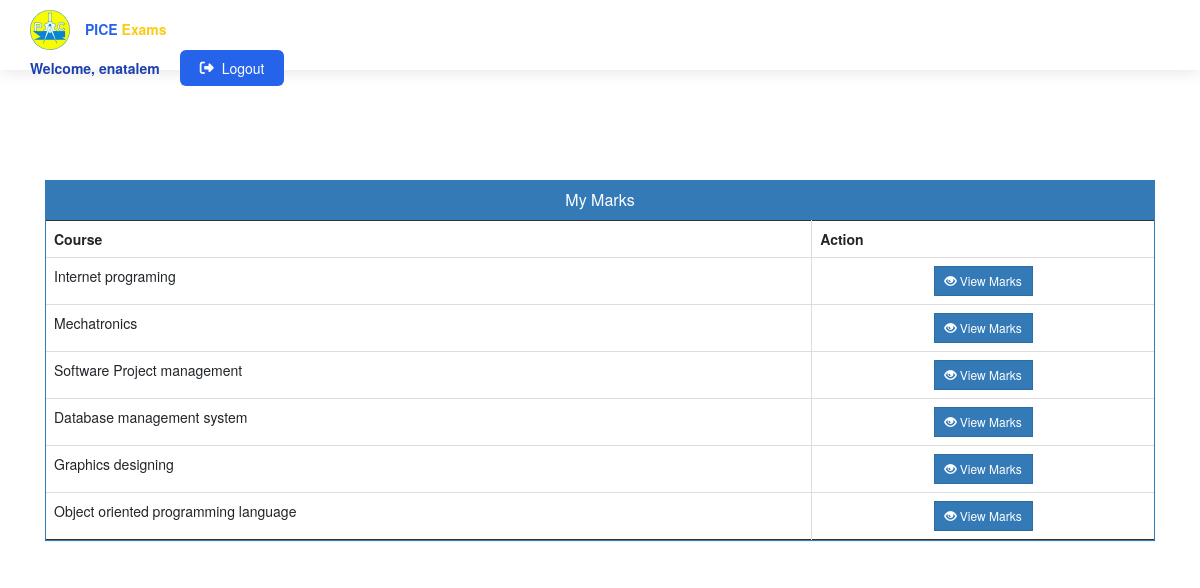
Screenshot of /student/student-marks (signed in) with the database file from the repository.
### exam/models.py (models this page shows, shortened)
class Course(models.Model):
    course_name = models.CharField(max_length=50)
    question_number = models.PositiveIntegerField()
    total_marks = models.PositiveIntegerField(default=100)
    given_time = models.PositiveIntegerField(default=60)
    department = models.ForeignKey(Department, on_delete=models.CASCADE, related_name='course_set')
    examiners = models.ManyToManyField(Examiner, blank=True, related_name='courses')
    is_seen = models.BooleanField(default=False)

### student/views.py (the view)
# urls.py: path('student-marks', views.student_marks_view,name='student-marks'),
@login_required(login_url='studentlogin')
@user_passes_test(is_student)
def student_marks_view(request):
    courses=QMODEL.Course.objects.all()
    return render(request,'student/student_marks.html',{'courses':courses})

### student/views.py (called while the page is built)
def is_student(user):
    return user.groups.filter(name='STUDENT').exists()

### templates/student/student_marks.html (shortened to what this page needs)
{% extends 'student/studentbase.html' %}
{% block content %}
{%load static%}
<head>
  <link href="//netdna.bootstrapcdn.com/bootstrap/3.0.0/css/bootstrap.min.css" rel="stylesheet" id="bootstrap-css">
</head>
<br><br>
<div class="container">
  <div class="panel panel-primary rounded-0">
    <div class="panel-heading rounded-0">
      <h6 class="panel-title">My Marks</h6>
    </div>
    <table class="table table-hover table-bordered" id="dev-table">
      <thead>
        <tr>
          <th>Course</th>
          <th>Action</th>
        </tr>
      </thead>
      {% for t in courses %}
      <tr>
        <td> {{t.course_name}}</td>
        <td class='text-center'><a class="btn btn-primary btn-sm" style="border-radius:0px;" href="{% url 'check-marks' t.id  %}"><span class="glyphicon glyphicon-eye-open"></span> View Marks</a></td>
      </tr>
      {% endfor %}
    </table>
  </div>
</div>
<br><br><br><br><br><br>
{% endblock content %}

### templates/student/studentbase.html (shortened to what this page needs)
<!DOCTYPE html>
{% load static %}
<html lang="en" dir="ltr">
<head>
  <link href="https://cdn.jsdelivr.net/npm/bootstrap@5.3.0/dist/css/bootstrap.min.css" rel="stylesheet">
  <link rel="stylesheet" href="https://cdnjs.cloudflare.com/ajax/libs/font-awesome/6.4.0/css/all.min.css">
</head>
<body>
  <header>
    <div class="logo-container">
      <img src="/static/image/logo.jpg" alt="PICE Logo" class="logo-img">
      <h1 class="logo-text">PICE <span>Exams</span></h1>
    </div>
    <div class="user-area">
      <p class="user-name">Welcome, {{request.user.first_name}}</p>
      <a href="/logout" class="logout-btn">
        <i class="fas fa-sign-out-alt"></i>
        <span>Logout</span>
      </a>
    </div>
  </header>
  <div class="content">
    {% block content %}
    {% endblock content %}
  </div>
</body>
</html>

### templates/student/studentbase.html (style rules this page uses)
:root { --primary-blue: #2563eb; --dark-blue: #1e40af; --accent-yellow: #facc15; --light-gray: #f8f9fa; }
body { margin: 0; padding: 0; font-family: 'Poppins', sans-serif; background-color: var(--light-gray); color: #1e293b; }
header { position: fixed; top: 0; width: 100%; z-index: 1000; background: white; box-shadow: 0 2px 15px rgba(0, 0, 0, 0.1); padding: 10px 30px; display: flex; justify-content: space-between; align-items: center; height: 70px; }
.logo-container { display: flex; align-items: center; gap: 15px; }
.logo-img { height: 40px; width: auto; transition: transform 0.3s ease; }
.logo-text { font-weight: 700; font-size: 1.4rem; color: var(--primary-blue); margin: 0; }
.logo-text span { color: var(--accent-yellow); }
.user-area { display: flex; align-items: center; gap: 20px; }
.user-name { font-weight: 600; color: var(--dark-blue); margin: 0; }
.logout-btn { background-color: var(--primary-blue); color: white; border: none; padding: 8px 20px; border-radius: 6px; font-weight: 500; transition: all 0.3s; display: flex; align-items: center; gap: 8px; }
.content { margin-top: 90px; padding: 30px; min-height: calc(100vh - 90px); }

### templates/student/student_marks.html (style rules this page uses)
a:link { text-decoration: none; }
h6 { text-align: center; }

### rows the page displays
Course: course_name "Internet programing"
Course: course_name "Mechatronics"
Course: course_name "Software Project management"
Course: course_name "Database management system"
Course: course_name "Graphics designing"
Course: course_name "Object oriented programming language"

### other values shown
{{ request.user.first_name }} "enatalem"
